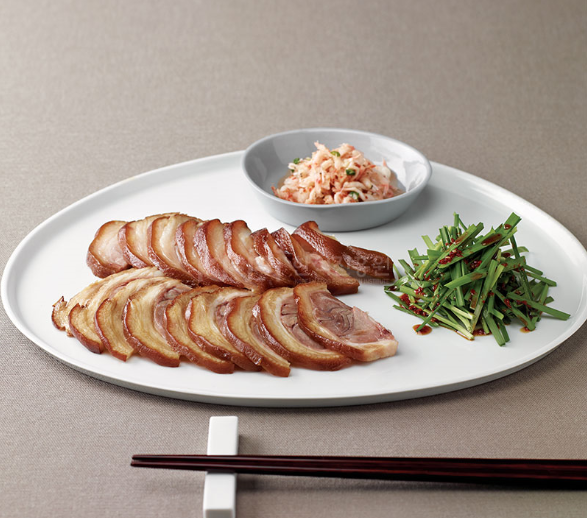
#> input picture backend/temp_족발.png, 587 x 518 px
$ python -i segmentation.py   (imports and definitions only)
#> lines starting #> are read from the running program, lines starting #| are printed output that depends on the picture; after the words box and inside, x2 and y2 are one past the last pixel; in counts of white or black regions, pixels touching at a corner belong together
import cv2
import numpy as np
import base64

# Placeholder for SAM2 model loading
# In a real implementation, we would load the model here
# from sam2.build_sam import build_sam2
# from sam2.automatic_mask_generator import SAM2AutomaticMaskGenerator

def segment_image(image_path):
    """
    Segments the image using SAM2 (mocked for now).
    Returns a list of segments.
    """
#> called with image_path = 'temp_족발.png'
    print(f"Segmenting image: {image_path}")

    # Dynamic implementation using Color Thresholding
    # This allows the segmentation to "react" to the actual image content
    img = cv2.imread(image_path)
#> img is the input picture: shape (518, 587, 3); mean B, G, R 139.7, 150.9, 165.6
    h, w = img.shape[:2]
#> h = 518; w = 587
    img_hsv = cv2.cvtColor(img, cv2.COLOR_BGR2HSV)
#> img_hsv: shape (518, 587, 3); mean H, S, V 26.9, 51.2, 166.5

    segments = []

    # Helper to process mask and add segment
    def add_segment(mask, label, id_val):
        # Clean up mask
        kernel = np.ones((5,5), np.uint8)
        mask = cv2.morphologyEx(mask, cv2.MORPH_OPEN, kernel)
        mask = cv2.morphologyEx(mask, cv2.MORPH_CLOSE, kernel)

        # Find largest contour to avoid noise
        contours, _ = cv2.findContours(mask, cv2.RETR_EXTERNAL, cv2.CHAIN_APPROX_SIMPLE)
        if not contours:
            return

        # Sort by area and take top 1 or 2
        contours = sorted(contours, key=cv2.contourArea, reverse=True)

        for i, cnt in enumerate(contours[:2]): # Take top 2 blobs max
            if cv2.contourArea(cnt) < (h*w*0.01): # Ignore very small blobs
                continue

            # Create clean mask for this blob
            blob_mask = np.zeros((h, w), dtype=np.uint8)
            cv2.drawContours(blob_mask, [cnt], -1, 255, -1)

            _, buffer = cv2.imencode('.png', blob_mask)
            mask_b64 = base64.b64encode(buffer).decode('utf-8')

            x, y, bw, bh = cv2.boundingRect(cnt)

            segments.append({
                "id": f"{id_val}_{i}",
                "label": label,
                "mask": blob_mask,
                "mask_base64": mask_b64,
                "bbox": [x, y, x+bw, y+bh],
                "contours": cnt.reshape(-1, 2).tolist()
            })

    # 1. Meat (Reddish)
    # Red wraps around 180 in HSV
    lower_red1 = np.array([0, 50, 50])
    upper_red1 = np.array([10, 255, 255])
    lower_red2 = np.array([170, 50, 50])
    upper_red2 = np.array([180, 255, 255])
    mask_red1 = cv2.inRange(img_hsv, lower_red1, upper_red1)
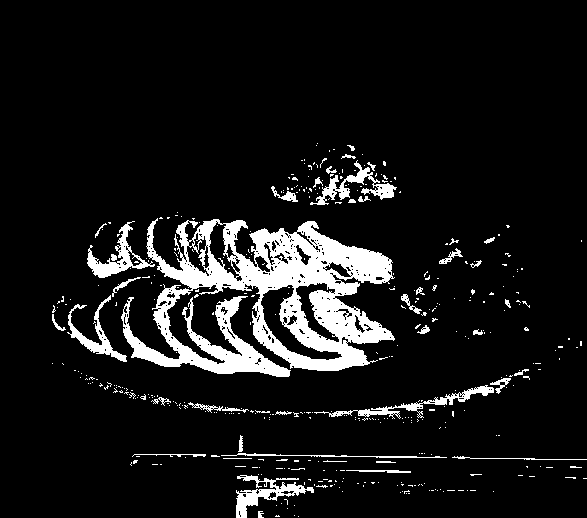
#> mask_red1: shape (518, 587); 9.3% white; 419 white regions (377 under 20 px), largest, box (x1, y1, x2, y2) and area: (121, 218, 395, 377) 19649, (236, 475, 314, 518) 1086, (87, 221, 155, 278) 1023
    mask_red2 = cv2.inRange(img_hsv, lower_red2, upper_red2)
#> mask_red2: shape (518, 587); 0.47% white in thin lines or dots, all inside (x1, y1, x2, y2) = (62, 193, 587, 485)
    mask_meat = cv2.bitwise_or(mask_red1, mask_red2)
#> mask_meat: shape (518, 587); 9.8% white; 389 white regions (344 under 20 px), largest, box (x1, y1, x2, y2) and area: (121, 218, 395, 377) 19808, (130, 453, 447, 469) 1352, (236, 475, 314, 518) 1086
    add_segment(mask_meat, "Meat", 1)
#> in add_segment, `mask = cv2.morphologyEx(mask, cv2.MORPH_OPEN, kernel)`: mask: shape (518, 587); 6.2% white; 40 white regions, largest, box (x1, y1, x2, y2) and area: (156, 221, 392, 344) 7909, (124, 326, 290, 377) 3175, (253, 294, 366, 371) 2804
#> in add_segment, `mask = cv2.morphologyEx(mask, cv2.MORPH_CLOSE, kernel)`:
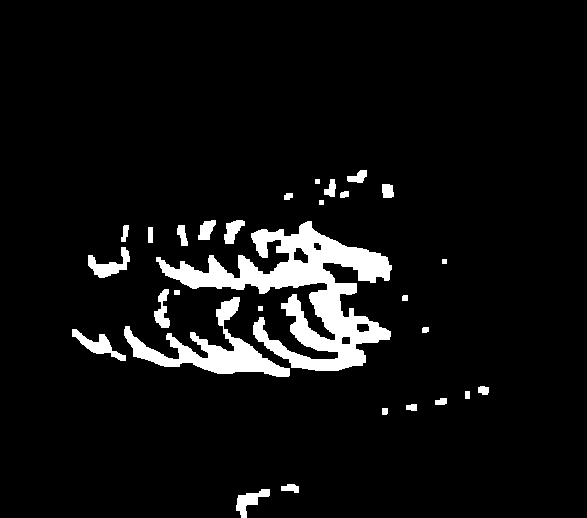
#> mask: shape (518, 587); 6.5% white; 29 white regions
#> in add_segment, `contours, _ = cv2.findContours(mask, cv2.RETR_EXTERNAL, cv2.CHAIN_APPR..`: contours = 29 contours, 4 with area under 20; largest, box (x1, y1, x2, y2) and area: (156, 221, 392, 371) 11656, (124, 297, 290, 377) 3406, (72, 329, 126, 361) 500, (88, 247, 130, 278) 486, (236, 489, 270, 518) 368
#> the loop in add_segment, `for i, cnt in enumerate(contours[:2]):` made 2 passes
#> (x, y, bw, bh) on passes 1 to 2: (156, 221, 236, 150), (124, 297, 166, 80)
#> after the loop in add_segment, `for i, cnt in enumerate(contours[:2]):`:
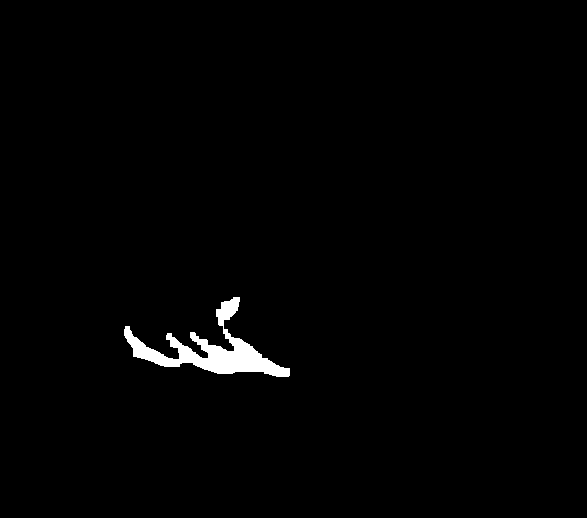
#> blob_mask: shape (518, 587); 1.2% white; 1 white region, box (x1, y1, x2, y2) and area: (124, 297, 290, 377) 3719
#> after the loop in add_segment, `for i, cnt in enumerate(contours[:2]):`: segments = 2 items

    # 2. Vegetable (Greenish)
    lower_green = np.array([35, 40, 40])
    upper_green = np.array([85, 255, 255])
    mask_veg = cv2.inRange(img_hsv, lower_green, upper_green)
#> mask_veg: shape (518, 587); 2.9% white; 29 white regions (26 under 20 px), largest, box (x1, y1, x2, y2) and area: (393, 212, 570, 346) 8613, (384, 286, 408, 309) 112, (293, 158, 300, 163) 23
    add_segment(mask_veg, "Vegetable", 2)
#> call 2 of add_segment, with label = 'Vegetable', id_val = 2
#> in add_segment (call 2), `mask = cv2.morphologyEx(mask, cv2.MORPH_OPEN, kernel)`: mask: shape (518, 587); 1.8% white; 24 white regions, largest, box (x1, y1, x2, y2) and area: (517, 269, 569, 320) 1032, (439, 264, 472, 310) 876, (482, 298, 509, 346) 578
#> in add_segment (call 2), `mask = cv2.morphologyEx(mask, cv2.MORPH_CLOSE, kernel)`:
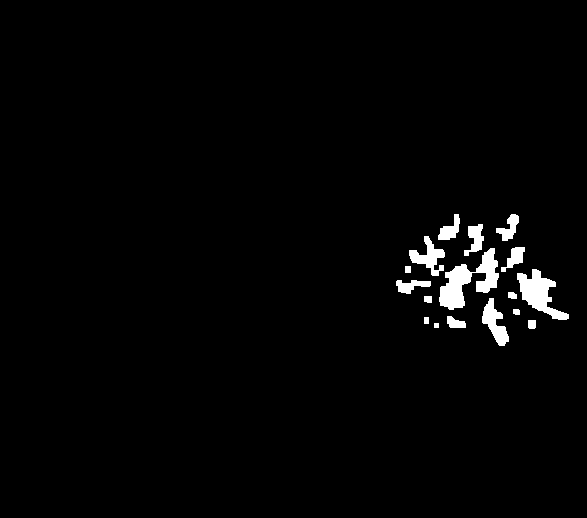
#> mask: shape (518, 587); 2% white; 17 white regions
#> in add_segment (call 2), `contours, _ = cv2.findContours(mask, cv2.RETR_EXTERNAL, cv2.CHAIN_APPR..`: contours = 17 contours, 1 with area under 20; largest, box (x1, y1, x2, y2) and area: (439, 248, 499, 310) 1464, (517, 269, 569, 320) 1060, (482, 298, 509, 346) 550, (409, 236, 445, 276) 524, (464, 224, 484, 256) 293
#> the loop in add_segment (call 2), `for i, cnt in enumerate(contours[:2]):` made 2 passes

    # 3. Mushroom (Brown/Dark/Yellowish)
    # Brown is tricky, often orange/yellow with low brightness
    lower_brown = np.array([10, 20, 20])
    upper_brown = np.array([30, 255, 200])
    mask_mush = cv2.inRange(img_hsv, lower_brown, upper_brown)
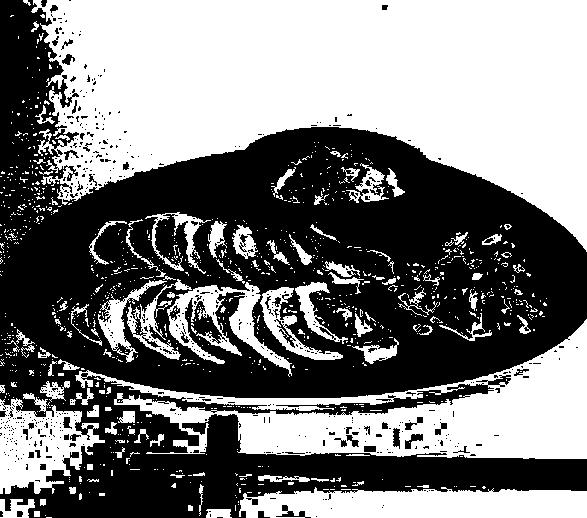
#> mask_mush: shape (518, 587); 48.8% white; 996 white regions (887 under 20 px), largest, box (x1, y1, x2, y2) and area: (31, 0, 587, 252) 87386, (75, 319, 587, 459) 25331, (239, 487, 587, 518) 8946
    add_segment(mask_mush, "Mushroom", 3)
#> call 3 of add_segment, with label = 'Mushroom', id_val = 3
#> in add_segment (call 3), `mask = cv2.morphologyEx(mask, cv2.MORPH_OPEN, kernel)`: mask: shape (518, 587); 42.3% white; 97 white regions (1 under 20 px), largest, box (x1, y1, x2, y2) and area: (43, 0, 587, 249) 84094, (238, 321, 587, 459) 19659, (240, 490, 587, 518) 8695
#> in add_segment (call 3), `mask = cv2.morphologyEx(mask, cv2.MORPH_CLOSE, kernel)`:
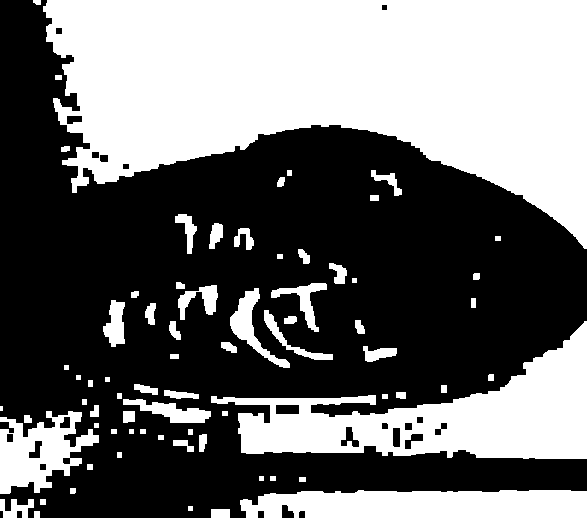
#> mask: shape (518, 587); 42.9% white; 72 white regions (1 under 20 px)
#> in add_segment (call 3), `contours, _ = cv2.findContours(mask, cv2.RETR_EXTERNAL, cv2.CHAIN_APPR..`: contours = 72 contours, 9 with area under 20; largest, box (x1, y1, x2, y2) and area: (43, 0, 587, 249) 85056, (211, 321, 587, 459) 21491, (240, 490, 587, 518) 8378, (0, 411, 99, 494) 4536, (230, 288, 290, 368) 1158
#> the loop in add_segment (call 3), `for i, cnt in enumerate(contours[:2]):` made 2 passes
#> (x, y, bw, bh) on passes 1 to 2: (43, 0, 544, 249), (211, 321, 376, 138)
#> after the loop in add_segment (call 3), `for i, cnt in enumerate(contours[:2]):`:
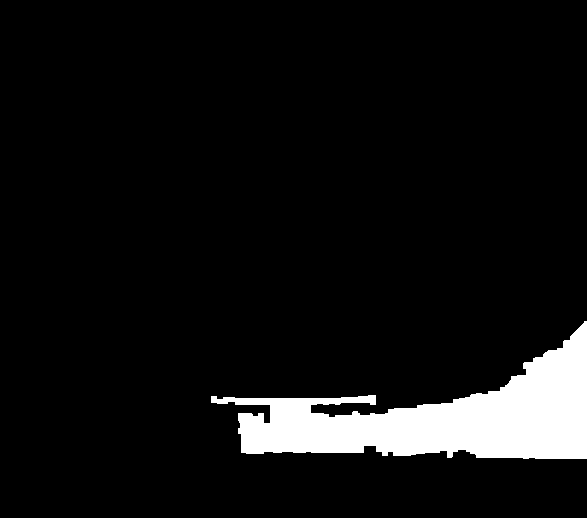
#> blob_mask: shape (518, 587); 7.3% white; 1 white region, box (x1, y1, x2, y2) and area: (211, 321, 587, 459) 22129
#> after the loop in add_segment (call 3), `for i, cnt in enumerate(contours[:2]):`: segments = 4 items

    return segments

>>> result = segment_image('temp_족발.png')
#> result = 4 items
